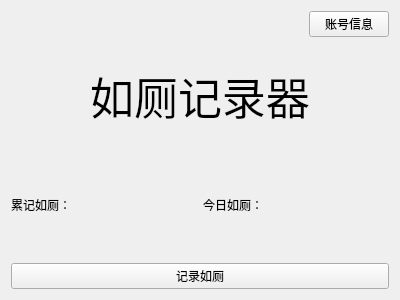
<?xml version="1.0" encoding="UTF-8"?>
<ui version="4.0">
 <class>Form</class>
 <widget class="QWidget" name="Form">
  <property name="geometry">
   <rect>
    <x>0</x>
    <y>0</y>
    <width>400</width>
    <height>300</height>
   </rect>
  </property>
  <property name="windowTitle">
   <string>如厕记录器</string>
  </property>
  <layout class="QVBoxLayout" name="verticalLayout">
   <item>
    <layout class="QHBoxLayout" name="horizontalLayout">
     <item>
      <spacer name="horizontalSpacer">
       <property name="orientation">
        <enum>Qt::Orientation::Horizontal</enum>
       </property>
       <property name="sizeHint" stdset="0">
        <size>
         <width>40</width>
         <height>20</height>
        </size>
       </property>
      </spacer>
     </item>
     <item>
      <widget class="QPushButton" name="btn_account">
       <property name="text">
        <string>账号信息</string>
       </property>
      </widget>
     </item>
    </layout>
   </item>
   <item>
    <widget class="QLabel" name="label">
     <property name="font">
      <font>
       <pointsize>33</pointsize>
      </font>
     </property>
     <property name="text">
      <string>如厕记录器</string>
     </property>
     <property name="alignment">
      <set>Qt::AlignmentFlag::AlignCenter</set>
     </property>
    </widget>
   </item>
   <item>
    <layout class="QHBoxLayout" name="horizontalLayout_2">
     <item>
      <widget class="QLabel" name="lb_total">
       <property name="text">
        <string>累记如厕：</string>
       </property>
      </widget>
     </item>
     <item>
      <widget class="QLabel" name="lb_today">
       <property name="text">
        <string>今日如厕：</string>
       </property>
      </widget>
     </item>
    </layout>
   </item>
   <item>
    <widget class="QPushButton" name="btn_rec">
     <property name="text">
      <string>记录如厕</string>
     </property>
    </widget>
   </item>
  </layout>
 </widget>
 <resources/>
 <connections/>
</ui>
